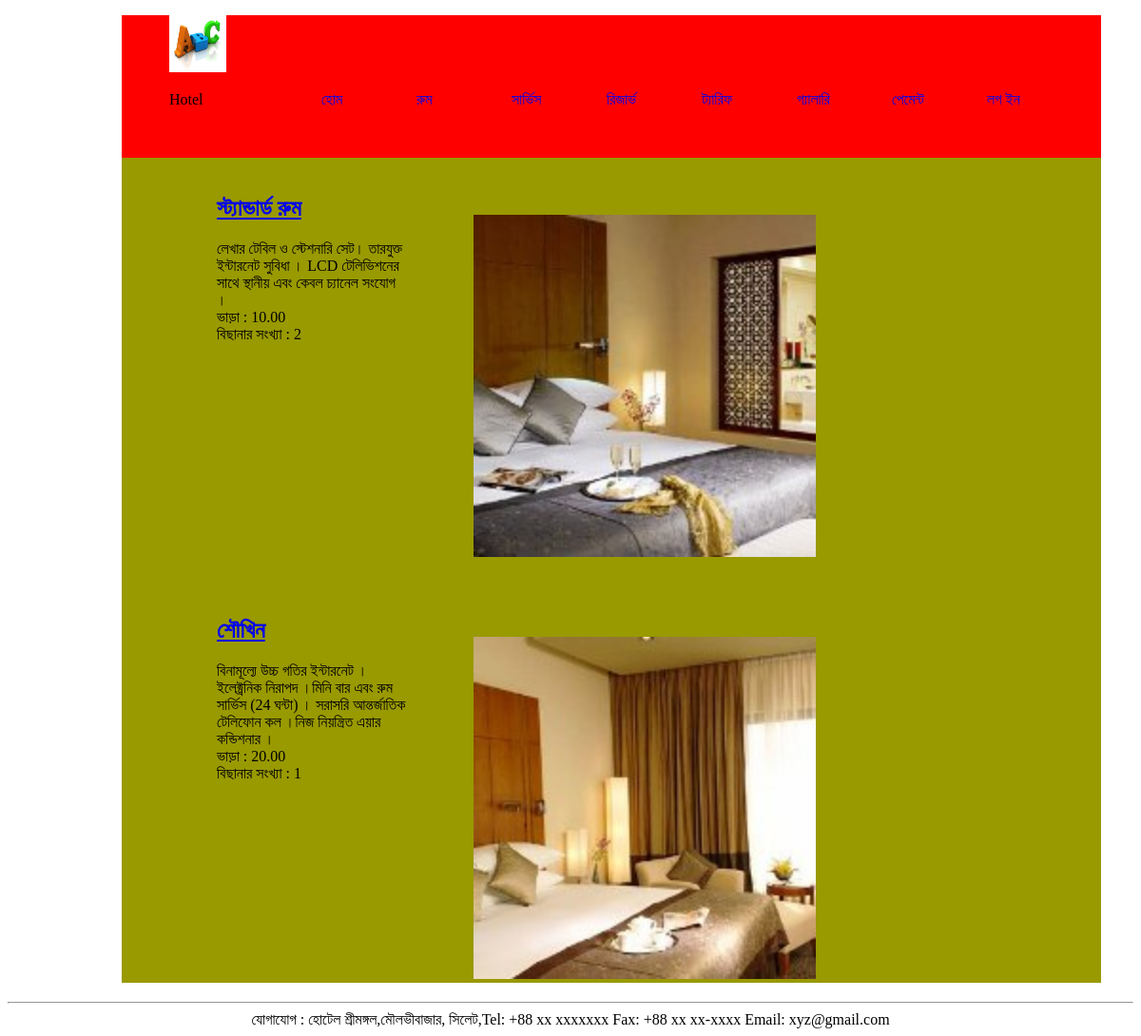
/index.php?pagename=room, run on the app's committed database.
### tables this page shows
CREATE TABLE `RoomType` (
  `RoomTypeID` int(11) NOT NULL AUTO_INCREMENT,
  `RoomType` varchar(50) NOT NULL,
  `RoomDesc` varchar(255) DEFAULT NULL,
  `RoomRate` decimal(10,2) DEFAULT NULL,
  `image` varchar(50) DEFAULT NULL,
  `NumBeds` int(11) DEFAULT NULL,
  PRIMARY KEY (`RoomTypeID`)
);

### application/controller.php (called while the page is built, shortened)
<?php
class Controller
{
	private $webPage;
    public function __construct()
    {
        $meta = new MetaData();
        $this->webPage="";
        $this->webPage .= $meta->getMetaData();
    }
    public function getRoomPage()
    {
        include_once(dirname(dirname(__FILE__)) . '/view/Room.php');
        include_once(dirname(dirname(__FILE__)) . '/model/Data.php');
        $headerObj = new Header();
        $this->webPage .= $headerObj->getHeader();
        $data = new Data();
        $result = $data->selectRoomType();
        $room = new Room($result);
        $this->webPage .= $room->getMainBody();
        $hObj = new Footer();
        $this->webPage .= $hObj->getFooter();
        return $this->webPage;
    }
}
?>

### index.php (called while the page is built, shortened)
<?php
include_once(dirname(__FILE__)."/controller/controller.php");
?>

### database/DB.php (called while the page is built, shortened)
<?php
class Database
{
    private $db;
    private $pass;
    private $user;
    private $host;
    private $con;
    public function __construct()
    {
        $this->host ="localhost";
        $this->user ="root";
        $this->pass ="";
        $this->db = "HMS";
        $this->con ="";
    }
    private function connect()
    {
       $this->con = mysqli_connect($this->host,$this->user,$this->pass,$this->db);
		mysqli_set_charset($this->con, 'utf8');
        mysqli_query($this->con, "SET NAMES 'utf8';");
        mysqli_query($this->con, "SET CHARACTER SET 'utf8';");
        mysqli_query($this->con, "SET COLLATION_CONNECTION = 'utf8_general_ci';");
    }
    public function select($sql)
    {
        $result = mysqli_query($this->con,$sql);
          return  $result;
    }
}
?>

### model/Data.php (called while the page is built, shortened)
<?php
class Data
{
    private $sql,$db;
    public function __construct()
   {
        include_once(dirname(dirname(__FILE__)) . '/database/DB.php');
        $this->db = new Database();
    }
    public function selectRoomType()
    {
        $this->sql="SELECT * FROM RoomType";
        $result = $this->db->select($this->sql);
        return $result;
    }
}
?>

### view/Room.php (the view)
<?php
class Room
 {
   private $mainBody,$result;
    public function __construct($result)
     {
        $this->mainBody="";
        $this->result=$result;
        $this->setMainBody() ;
    }
    private function setMainBody()
    {
        $this->mainBody.="<div class='middle'>";
        while($row=mysqli_fetch_row($this->result))
        {
            $this->mainBody.="<div class='room'><div class='room_info'><div class='description'><h2><a href='#'>".$row[1]."</a></h2>".$row[2]."</div>";
            $this->mainBody.="<div class='room_price'>ভাড়া : ".$row[3]."</div><div class='room_no'>বিছানার সংখ্যা : ".$row[5]."</div></div>";
           $this->mainBody.="<div class='room_pic'><img src='".$row[4]."' alt='logo' width='360' height='360' /></div></div>";
      }
      $this->mainBody.="</div>";
    }
    public function getMainBody()
    {
        return $this->mainBody;
    }
}
?>

### controller/controller.php (shortened to what this page needs)
<?php
if(defined("HMS"))
{
	include_once(dirname(dirname(__FILE__)) . '/model/metaData.php');
	include_once(dirname(dirname(__FILE__)) . '/view/Header.php');
	include_once(dirname(dirname(__FILE__)) . '/view/footer.php');
                   include_once(dirname(dirname(__FILE__)) . '/application/controller.php');
	$obj = new Controller();
	$page ="";
	if(isset($_GET['pagename']))
	{
		if(!strcmp($_GET['pagename'],"home"))
		{
			$page .= $obj->getHomePage();
		}
		else if(!strcmp($_GET['pagename'],"room"))
		{
			$page .= $obj->getRoomPage();
		}
	}
	else
	{
	   $page .= $obj->getHomePage();
	}
	echo $page;
}
else
{
	die("Directory access is forbidden.");
}
 ?>

### model/metaData.php (shortened to what this page needs)
<?php
class MetaData
{
         private  $metaData ;
         public function __construct()
         {
            $this->setMetaData("অনলাইন হোটেল ম্যানেজমেন্ট");
         }
         private function setMetaData($title)
         {
			 $this->metaData ="";
			 $this->metaData .="<!DOCTYPE html><html><head><title>";
			 if(isset($title))
			    $this->metaData .=$title;
             $this->metaData .="</title>";
             $this->metaData .="<meta charset='UTF-8'>";
			 $this->setCss();
			 $this->metaData .="</head><body>";
   }
         private function  setCss()
         {
            $this->metaData .="<link rel='stylesheet' type='text/css' href='http://localhost/hms/csses/h.css' />";
            $this->metaData .="<link rel='stylesheet' type='text/css' href='http://localhost/hms/csses/middle.css' />";
            $this->metaData .="<link rel='stylesheet' type='text/css' href='http://localhost/hms/csses/home.css' />";
            $this->metaData .="<link rel='stylesheet' type='text/css' href='http://localhost/hms/csses/room.css' />";
            $this->metaData .="<link rel='stylesheet' type='text/css' href='http://localhost/hms/csses/footer.css'/>";
            $this->metaData .="<link rel='stylesheet' type='text/css' href='http://localhost/hms/csses/lefMenu.css' />";
            $this->metaData .="<link rel='stylesheet' type='text/css' href='http://localhost/hms/csses/BillInfo.css' />";
           }
         public function getMetaData()
         {
             return $this->metaData;
         }
}
?>

### view/Header.php (shortened to what this page needs)
<?php
    class Header
    {
        private $view="";
        private $menu="";
        private $logo="";
        public function __construct()
        {
			$this->view="";
            $this->setLogo();
			$this->setMenu();
        }
        private function setLogo()
        {
            $this->logo="";
            $this->logo.="</center><div class='header'><div class='icon'>";
            $this->logo.="<img src='http://localhost/hms/Images/logo.jpg' alt='logo' width='60' height='60' /><p>Hotel</p></div>";
        }
        private function setMenu()
        {
            $this->menu="";
            $this->menu.="<div class ='menu'>";
            $this->menu.="<ul><li><a href='http://localhost/hms/index.php?pagename=home'>হোম</a></li>";
            $this->menu.="<li><a href='http://localhost/hms/index.php?pagename=room'>রুম</a></li><li><a href='http://localhost/hms/index.php?pagename=service'>সার্ভিস</a></li>";
            $this->menu.="<li><a href='http://localhost/hms/index.php?pagename=reservation'>রিজার্ভ</a></li><li><a href='http://localhost/hms/index.php?pagename=tariff'>ট্যারিফ</a></li>";
            $this->menu.="<li><a href='http://localhost/hms/index.php?pagename=gallary'>গ্যালারি</a></li>";
            $this->menu.="<li><a href='http://localhost/hms/index.php?pagename=paymentLog'>পেমেন্ট</a></li><li><a href='http://localhost/hms/index.php?pagename=login'>লগ ইন</a></li>";
            $this->menu.="</ul></div></div>";
        }
        public function getHeader()
        {
            $this->view.=$this->logo;
            $this->view.=$this->menu;
            return $this->view;
        }
    }
?>

### view/footer.php
<?php
class Footer
{
   private $footer;
   public function __construct()
   {
      $this->setFooter();
   }
   private function setFooter()
   {
    $this->footer="";
    $this->footer.="<div class='footer' align='center'><hr />যোগাযোগ : হোটেল শ্রীমঙ্গল,মৌলভীবাজার, সিলেট,Tel: +88 xx xxxxxxx Fax: +88 xx xx-xxxx Email: xyz@gmail.com</div>";
    $this->setEnd();
   }
   private function setEnd()
   {
	   $this->footer .= "</body></html>";
   }
   public function getFooter()
   {
      return $this->footer;
   }
 }
?>

### csses/h.css (style rules this page uses)
.menu a { text-decoration:none; display:block; width:60px; }
.menu ul { list-style: none; display: block; }
.menu li { display:block; width:90px; height:0px; padding-left:10px; padding-top:80px; float:left; }
.icon { width: 150px; height:100px; float:left; }
.header { width: 980px; height:150px; margin-left:120px; padding-left:50px; background-color:#FF0000; }

### csses/middle.css (style rules this page uses)
.middle { width: 1030px; margin-left:120px; background-color: #999900; }

### csses/room.css (style rules this page uses)
.room_info { float: left; padding-left: 50px; padding-top: 0px; width: 200px; }
.room_pic { padding-top: 20px; margin: 20px; padding-left: 300px; }
.room { padding-top: 20px; padding-left: 50px; }

### csses/footer.css (style rules this page uses)
.footer { clear:left; }

### data on the page
roomtype: RoomType "স্ট্যান্ডার্ড রুম", RoomDesc "লেখার টেবিল ও স্টেশনারি সেট। তারযুক্ত ইন্টারনেট সুবিধা । LCD টেলিভিশনের সাথে স্থানীয় এবং কেবল চ্যানেল সংযোগ ।", RoomRate "10.00", NumBeds "2", image (picture)
roomtype: RoomType "শৌখিন", RoomDesc "বিনামূল্যে উচ্চ গতির ইন্টারনেট ।ইলেক্ট্রনিক নিরাপদ ।মিনি বার এবং রুম সার্ভিস (24 ঘন্টা) । সরাসরি আন্তর্জাতিক টেলিফোন কল ।নিজ নিয়ন্ত্রিত এয়ার কন্ডিশনার ।", RoomRate "20.00", NumBeds "1", image (picture)
